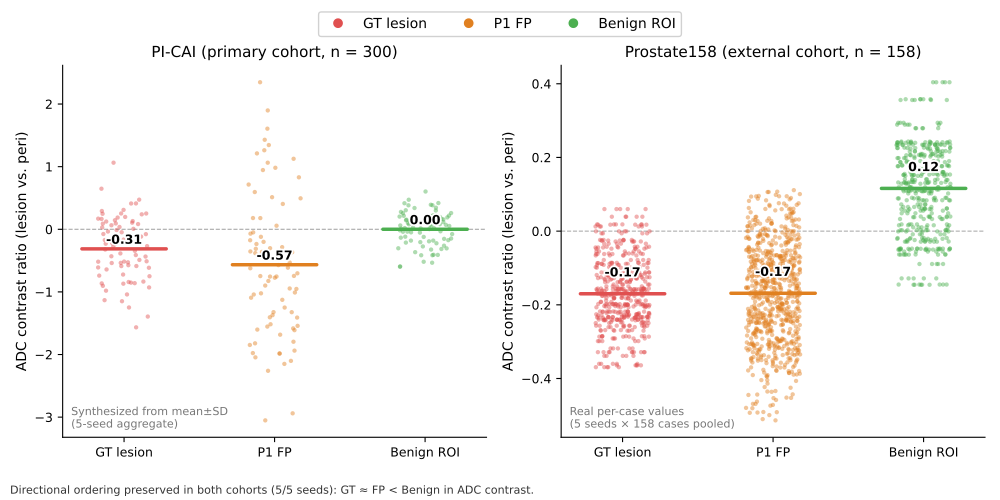

Here is the Python script that generated this plot:
"""
Figure 5 — External validation cross-center replication
Two panels: PI-CAI (left), Prostate158 (right)
Each panel: ADC contrast ratio distributions for GT lesion / FP / Benign
Key message: directional ordering preserved in both cohorts (5/5 seeds)

PI-CAI data: synthesized strip plots from per-group mean±SD
             (fp_validation*.json have aggregated stats, no per-case arrays)
Prostate158 data: real per-case arrays from fp_mimic_seed*.json
EurRadiol Paper 2, Session 3
"""
import matplotlib
matplotlib.use("Agg")
import matplotlib.pyplot as plt
import matplotlib.patheffects as pe
import numpy as np
import json, os

# Black text with a white outline halo — readable over any colored points
LABEL_HALO = [pe.withStroke(linewidth=2.6, foreground="white")]

# ── PI-CAI data (mean±std aggregated over 5 seeds) ───────────────────
PICAI_BASE = ("ADJUST_PATH/workspace  (NOT in repo)"
              "/P2-evidence-grounded-mechanism/outputs/eval_results")
PICAI_FILES = {
    42:   f"{PICAI_BASE}/fp_validation.json",
    123:  f"{PICAI_BASE}/fp_validation_seed123.json",
    456:  f"{PICAI_BASE}/fp_validation_seed456.json",
    789:  f"{PICAI_BASE}/fp_validation_seed789.json",
    1024: f"{PICAI_BASE}/fp_validation_seed1024.json",
}

def picai_adc_stats():
    """Return group -> (mean, std) weighted across seeds."""
    groups = ["gt_lesion", "p1_fp", "benign_roi"]
    agg = {g: {"means": [], "stds": [], "ns": []} for g in groups}
    for seed, fpath in PICAI_FILES.items():
        with open(fpath) as f:
            d = json.load(f)
        ch1 = d["check1_raw_ratios"]
        for g in groups:
            entry = ch1[g]["adc_lesion_vs_peri"]
            agg[g]["means"].append(entry["mean"])
            agg[g]["stds"].append(entry["std"])
            agg[g]["ns"].append(ch1[g]["n"])
    result = {}
    for g in groups:
        ns = np.array(agg[g]["ns"])
        ms = np.array(agg[g]["means"])
        ss = np.array(agg[g]["stds"])
        w = ns / ns.sum()
        wmean = np.dot(w, ms)
        wstd  = np.sqrt(np.dot(w, ss**2 + (ms - wmean)**2))
        result[g] = {"mean": wmean, "std": wstd}
    return result

# ── Prostate158 data (real per-case arrays from all 5 seeds) ─────────
P158_BASE = "./experiments/prostate158_p2b"  # adjust to repo experiments/ dir
P158_SEEDS = [42, 123, 456, 789, 1024]

def p158_adc_arrays():
    """Return group -> np.array of per-case ADC contrast ratios (all seeds pooled).
    NaN values (cases without FP/benign ROIs) are filtered out."""
    gt_vals, fp_vals, benign_vals = [], [], []
    for S in P158_SEEDS:
        fpath = f"{P158_BASE}/fp_mimic_seed{S}.json"
        with open(fpath) as f:
            d = json.load(f)
        for case in d["per_case"]:
            v_gt = case.get("adc_gt")
            v_fp = case.get("adc_fp")
            v_bn = case.get("adc_benign")
            if v_gt is not None and not np.isnan(v_gt):
                gt_vals.append(v_gt)
            if v_fp is not None and not np.isnan(v_fp):
                fp_vals.append(v_fp)
            if v_bn is not None and not np.isnan(v_bn):
                benign_vals.append(v_bn)
    return {"gt_lesion": np.array(gt_vals),
            "p1_fp":     np.array(fp_vals),
            "benign_roi": np.array(benign_vals)}

# ── Plotting ──────────────────────────────────────────────────────────
GROUPS = ["GT lesion", "P1 FP", "Benign ROI"]
GROUP_KEYS = ["gt_lesion", "p1_fp", "benign_roi"]
COLORS = {"gt_lesion": "#E05050", "p1_fp": "#E08020", "benign_roi": "#4CAF50"}
CLIP_QUANTILE = 0.02   # clip extreme outliers for better visualization

fig, (ax_picai, ax_p158) = plt.subplots(1, 2, figsize=(10, 5))

RNG = np.random.default_rng(42)

def make_strip_from_stats(mean, std, n=80):
    samples = RNG.normal(mean, std, n)
    return np.clip(samples, mean - 3*std, mean + 3*std)

def draw_panel(ax, data_dict, title, data_note):
    """
    data_dict: group_key -> np.array (real) or dict with mean/std (synthesized)
    """
    for xi, (gk, glabel) in enumerate(zip(GROUP_KEYS, GROUPS)):
        val = data_dict[gk]
        if isinstance(val, np.ndarray):
            pts = val.copy()
            # Clip extreme outliers for visual clarity
            lo, hi = np.quantile(pts, CLIP_QUANTILE), np.quantile(pts, 1 - CLIP_QUANTILE)
            pts = pts[(pts >= lo) & (pts <= hi)]
            median_val = np.median(pts)
        else:  # synthesized from stats
            pts = make_strip_from_stats(val["mean"], val["std"])
            median_val = val["mean"]  # use mean as surrogate

        jitter = RNG.uniform(-0.18, 0.18, len(pts))
        ax.scatter(np.full(len(pts), xi) + jitter, pts,
                   color=COLORS[gk], alpha=0.45, s=10, zorder=2,
                   edgecolors="none")
        ax.plot([xi - 0.28, xi + 0.28], [median_val, median_val],
                color=COLORS[gk], linewidth=2.5, solid_capstyle="round", zorder=4)
        ax.text(xi, median_val + 0.04, f"{median_val:.2f}",
                ha="center", va="bottom", fontsize=9, fontweight="bold",
                fontfamily="DejaVu Sans", color="black", zorder=6,
                path_effects=LABEL_HALO)

    ax.set_xticks([0, 1, 2])
    ax.set_xticklabels(GROUPS, fontsize=9.5, fontfamily="DejaVu Sans")
    ax.set_ylabel("ADC contrast ratio (lesion vs. peri)", fontsize=10,
                  fontfamily="DejaVu Sans")
    ax.set_title(title, fontsize=11, fontfamily="DejaVu Sans", pad=6)
    ax.spines["top"].set_visible(False)
    ax.spines["right"].set_visible(False)
    ax.axhline(0, color="#AAAAAA", linewidth=0.8, linestyle="--", zorder=1)
    ax.tick_params(labelsize=9)
    # Data note (per-panel provenance)
    ax.text(0.02, 0.02, data_note, transform=ax.transAxes,
            fontsize=8, color="#777777", fontfamily="DejaVu Sans", va="bottom")

# PI-CAI panel
picai_stats = picai_adc_stats()
picai_dict = {gk: picai_stats[gk] for gk in GROUP_KEYS}
draw_panel(ax_picai, picai_dict,
           "PI-CAI (primary cohort, n = 300)",
           "Synthesized from mean±SD\n(5-seed aggregate)")

# Prostate158 panel
p158_arrays = p158_adc_arrays()
draw_panel(ax_p158, p158_arrays,
           "Prostate158 (external cohort, n = 158)",
           "Real per-case values\n(5 seeds × 158 cases pooled)")

# Shared legend at top (banner removed; space reclaimed)
from matplotlib.lines import Line2D
handles = [
    Line2D([0], [0], marker="o", color="w", markerfacecolor=COLORS[gk],
           markersize=8, label=gl)
    for gk, gl in zip(GROUP_KEYS, GROUPS)
]
fig.legend(handles=handles, loc="upper center", ncol=3, fontsize=9,
           prop={"family": "DejaVu Sans"}, framealpha=0.9,
           bbox_to_anchor=(0.5, 0.99))

# Key message relocated to bottom-left (unified with Figure 4 note placement)
fig.text(0.01, 0.008,
         "Directional ordering preserved in both cohorts (5/5 seeds): GT ≈ FP < Benign in ADC contrast.",
         ha="left", va="bottom", fontsize=8, fontfamily="DejaVu Sans", color="#333333")

plt.tight_layout(rect=[0, 0.05, 1, 0.94])
out_path = ("."
            "/figures/figure5_external_val.tiff")
fig.savefig(out_path, dpi=300, format="tiff",
            pil_kwargs={"compression": "tiff_lzw"})
print(f"Saved: {out_path}")

# Print stats for verification
print("\nPI-CAI ADC stats (5-seed agg):")
for gk, gl in zip(GROUP_KEYS, GROUPS):
    print(f"  {gl}: mean={picai_stats[gk]['mean']:.3f}, std={picai_stats[gk]['std']:.3f}")

print("\nProstate158 ADC arrays (all seeds pooled):")
for gk, gl in zip(GROUP_KEYS, GROUPS):
    arr = p158_arrays[gk]
    print(f"  {gl}: n={len(arr)}, median={np.median(arr):.3f}, mean={np.mean(arr):.3f}")

plt.close(fig)
